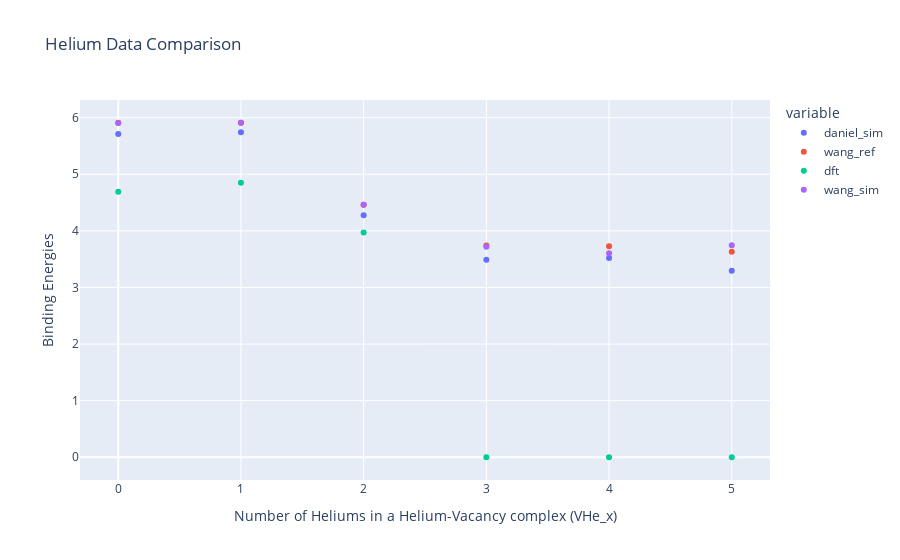

The code cell stored with this chart in its notebook:
### Code cell
# Create a line plot using Plotly Express
fig = px.scatter(plot_helium_df, x='x_val', y=['daniel_sim',  'wang_ref', 'dft','wang_sim'],
              labels={'x_val': 'Number of Heliums in a Helium-Vacancy complex (VHe_x)', 'value': 'Binding Energies'},
              title='Helium Data Comparison')

# Show the plot
fig.show()

### Figure 1 — Plotly figure (JSON) as saved in the notebook; plotly's stock layout.template omitted (floating-point values rounded to 4 significant figures)
{"data": [{"hovertemplate": "variable=daniel_sim<br>Number of Heliums in a Helium-Vacancy complex (VHe_x)=%{x}<br>Binding Energies=%{y}<extra></extra>", "legendgroup": "daniel_sim", "marker": {"color": "#636efa", "symbol": "circle"}, "mode": "markers", "name": "daniel_sim", "orientation": "v", "showlegend": true, "type": "scatter", "x": [0, 1, 2, 3, 4, 5], "xaxis": "x", "y": [5.712, 5.742, 4.277, 3.49, 3.521, 3.296], "yaxis": "y"}, {"hovertemplate": "variable=wang_ref<br>Number of Heliums in a Helium-Vacancy complex (VHe_x)=%{x}<br>Binding Energies=%{y}<extra></extra>", "legendgroup": "wang_ref", "marker": {"color": "#EF553B", "symbol": "circle"}, "mode": "markers", "name": "wang_ref", "orientation": "v", "showlegend": true, "type": "scatter", "x": [0, 1, 2, 3, 4, 5], "xaxis": "x", "y": [5.91, 5.91, 4.46, 3.74, 3.73, 3.63], "yaxis": "y"}, {"hovertemplate": "variable=dft<br>Number of Heliums in a Helium-Vacancy complex (VHe_x)=%{x}<br>Binding Energies=%{y}<extra></extra>", "legendgroup": "dft", "marker": {"color": "#00cc96", "symbol": "circle"}, "mode": "markers", "name": "dft", "orientation": "v", "showlegend": true, "type": "scatter", "x": [0, 1, 2, 3, 4, 5], "xaxis": "x", "y": [4.69, 4.85, 3.97, 0, 0, 0], "yaxis": "y"}, {"hovertemplate": "variable=wang_sim<br>Number of Heliums in a Helium-Vacancy complex (VHe_x)=%{x}<br>Binding Energies=%{y}<extra></extra>", "legendgroup": "wang_sim", "marker": {"color": "#ab63fa", "symbol": "circle"}, "mode": "markers", "name": "wang_sim", "orientation": "v", "showlegend": true, "type": "scatter", "x": [0, 1, 2, 3, 4, 5], "xaxis": "x", "y": [5.905, 5.908, 4.459, 3.717, 3.606, 3.746], "yaxis": "y"}], "layout": {"legend": {"title": {"text": "variable"}, "tracegroupgap": 0}, "title": {"text": "Helium Data Comparison"}, "xaxis": {"anchor": "y", "domain": [0, 1], "title": {"text": "Number of Heliums in a Helium-Vacancy complex (VHe_x)"}}, "yaxis": {"anchor": "x", "domain": [0, 1], "title": {"text": "Binding Energies"}}}}
